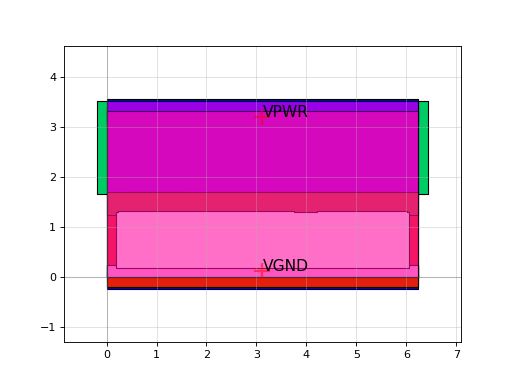

Write Python code to recreate this figure.
import sky130

c = sky130.components.sky130_fd_sc_hs__nand3_4()
c.plot()
